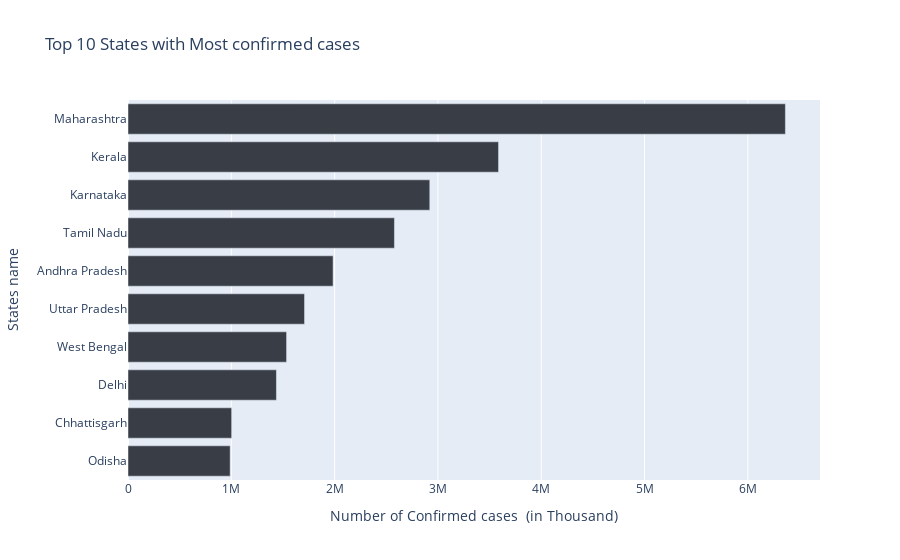

This figure's notebook cell:
### Code cell
top_10_confirmed_Cases = india_cases.sort_values('Confirmed',ascending=False)[:10]
horizontal_bar_chart(top_10_confirmed_Cases,top_10_confirmed_Cases.Confirmed,top_10_confirmed_Cases.index,
                      'Top 10 States with Most confirmed cases','Number of Confirmed cases  (in Thousand)','States name',cnf)

### Figure 1 — Plotly figure (JSON) as saved in the notebook; plotly's stock layout.template omitted (floating-point values rounded to 4 significant figures)
{"data": [{"alignmentgroup": "True", "hovertemplate": "Number of Confirmed cases  (in Thousand)=%{x}<br>States name=%{y}<extra></extra>", "legendgroup": "", "marker": {"color": "#393e46", "pattern": {"shape": ""}}, "name": "", "offsetgroup": "", "orientation": "h", "showlegend": false, "textposition": "auto", "type": "bar", "x": [6363442, 3586693, 2921049, 2579130, 1985182, 1708812, 1534999, 1436852, 1003356, 988997], "xaxis": "x", "y": ["Maharashtra", "Kerala", "Karnataka", "Tamil Nadu", "Andhra Pradesh", "Uttar Pradesh", "West Bengal", "Delhi", "Chhattisgarh", "Odisha"], "yaxis": "y"}], "layout": {"barmode": "relative", "legend": {"tracegroupgap": 0}, "title": {"text": "Top 10 States with Most confirmed cases"}, "xaxis": {"anchor": "y", "domain": [0, 1], "title": {"text": "Number of Confirmed cases  (in Thousand)"}}, "yaxis": {"anchor": "x", "categoryorder": "total ascending", "domain": [0, 1], "title": {"text": "States name"}}}}
